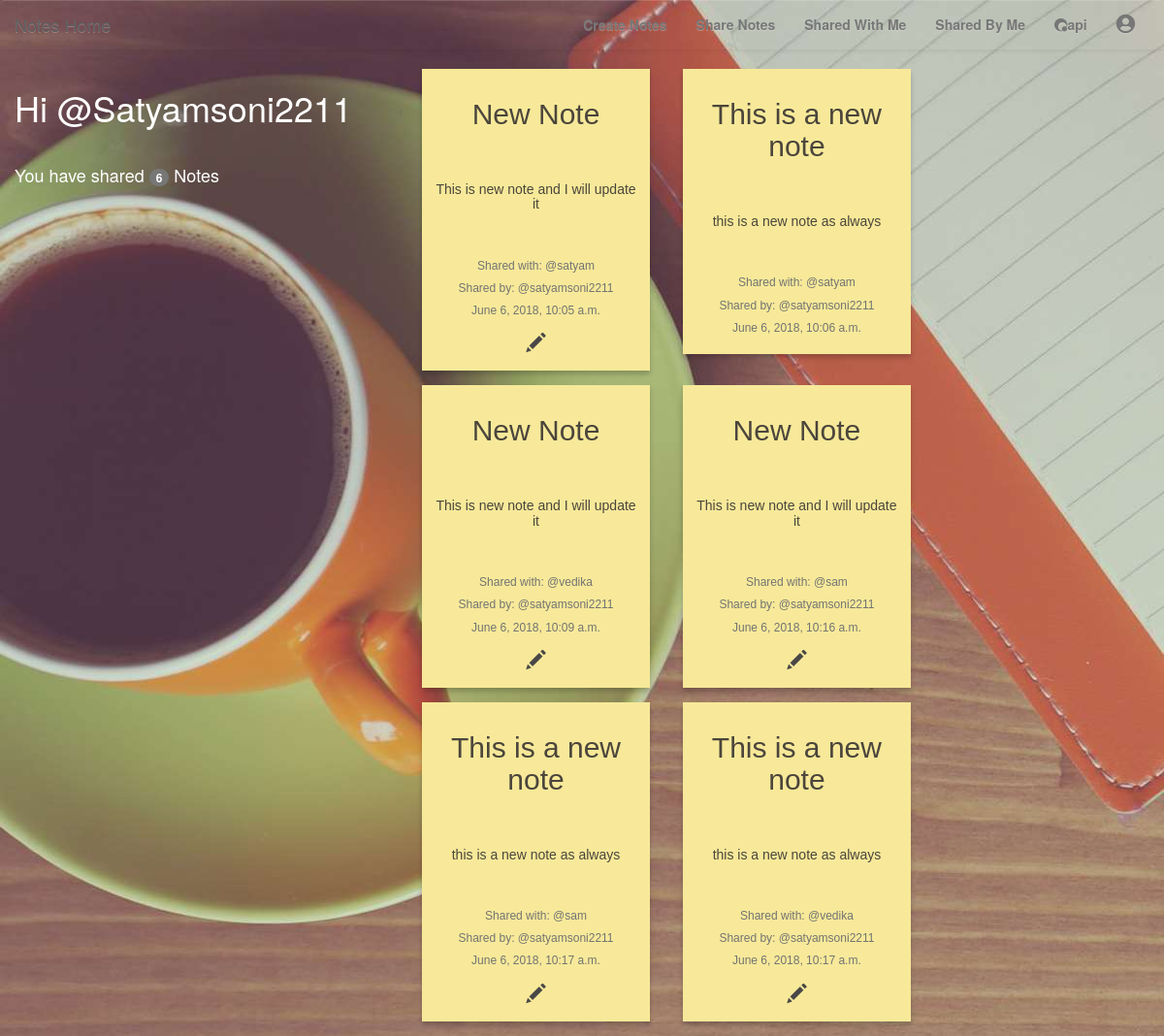
The page /notes/shared_by_me/ (signed in) on the database as committed earlier.
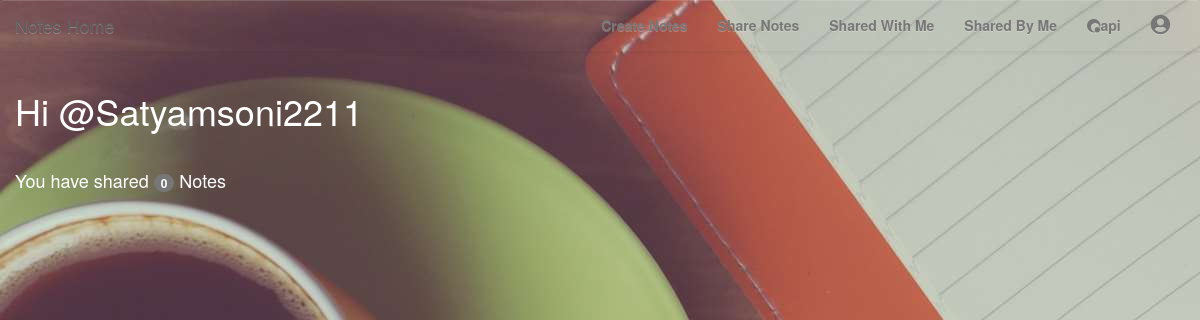
The same page on the database as committed later.
### notes/models.py (models this page shows, shortened)
class SharedNotes(models.Model):
    note = models.ForeignKey(Notes,related_name='shared_note', on_delete=models.CASCADE)
    user = models.ForeignKey(User,related_name='shared_user', on_delete=models.CASCADE)
    shared_by = models.CharField(max_length=30,null=True)
    shared_on = models.DateTimeField(auto_now=True)
    can_edit = models.BooleanField(default=False)
    class Meta:
        unique_together = ('note','user')

class Notes(models.Model):
    title = models.CharField(max_length=30)
    created = models.DateTimeField(auto_now=True)
    text = models.CharField(max_length=2000)
    user = models.ForeignKey(User,related_name='notes', on_delete=models.CASCADE)
    class Meta:
        ordering = ['-created']

### notes/views.py (the view)
class SharedByMe(LoginRequiredMixin,generic.ListView):
    model = SharedNotes
    template_name = 'notes/sharedbyme_list.html'
    def get_queryset(self):
        User = get_user_model()
        try:
            self.shared_notes = SharedNotes.objects.filter(shared_by__iexact=self.request.user.username)
        except User.DoesNotExist:
            raise Http404
        else:
            return self.shared_notes
    def get_context_data(self, **kwargs):
        context = super().get_context_data(**kwargs)
        context['shared_notes'] = self.shared_notes
        return context

### notes/templates/notes/sharedbyme_list.html
{% extends "base.html" %}
{% block content %}
	<div class="row">
		<div class="col-md-4">
			<h1 id='wh'>Hi @{{user.username|title}}</h1>
			<br>
			<h4 id='wh'>You have shared <span class="badge">{{shared_notes.all.count}}</span> Notes</h4>
		</div>
		<div class="col-md-8">
			{% for sharednote in object_list %}
				{% if sharednote.user.username != user.username  %}
					<div class="note-wrap note-white">
						<h2>{{sharednote.note.title}}</h2>
						<br>
						<h5>{{sharednote.note.text|safe}}</h5>
						<br>
						<h5 class="help-block" id='usertag'>Shared with: @{{sharednote.user.username}}</h5>
						<h5 class="help-block" id='usertag'>Shared by: @{{sharednote.shared_by}}</h5>
						<h5 class="help-block" id='usertag'>{{sharednote.shared_on}}</h5>
						{% if sharednote.can_edit is True %}
							<a href="{% url 'notes:update' pk=sharednote.note.pk %}">
								<span class="glyphicon glyphicon-pencil"></span>
							</a>
						{% endif %}
					</div>
				{% endif %}
			{% endfor %}
		</div>
	</div>
{% endblock %}

### templates/base.html (shortened to what this page needs)
<!DOCTYPE html>
<html>
<head>
	{% load static %}
	<link rel="stylesheet" href="https://maxcdn.bootstrapcdn.com/bootstrap/3.3.7/css/bootstrap.min.css">
	<link rel="stylesheet" href="https://maxcdn.bootstrapcdn.com/bootstrap/3.3.7/css/bootstrap-theme.min.css">
	<link href="{% static "css/codepen.css" %}" media="screen" rel="stylesheet" type="text/css">
	<link rel="stylesheet" href="{% static "css/master.css" %}">
	<link rel="stylesheet" href="{% static "css/stylish-portfolio.css" %}">
	<link rel="stylesheet" href="https://use.fontawesome.com/releases/v5.0.12/css/all.css">
	<link rel="stylesheet" href="//cdn.jsdelivr.net/npm/medium-editor@latest/dist/css/medium-editor.min.css" type="text/css" media="screen" charset="utf-8">
</head>
<body style="background-image:url({% static "images/login.jpg" %})">
	{% include "_navbar.html" %}
	<div class="container-fluid">
	{% block content %}
		{% endblock %}
	</div>
</body>
</html>

### templates/_navbar.html (shortened to what this page needs)
{% if user.is_authenticated %}
<nav class="navbar navbar-default" style="background:inherit;border:none;">
  <div class="container-fluid">
    <div class="navbar-header">
      <a class="navbar-brand" href="{% url 'notes:all' %}">Notes Home</a>
    </div>
    <div class="collapse navbar-collapse" id="bs-example-navbar-collapse-1">
      <ul class="nav navbar-nav navbar-right">
          <li><a href="{% url 'notes:create' %}"><strong>Create Notes</strong></a></li>
          <li><a href="{% url 'notes:sharenote' %}"><strong>Share Notes</strong></a></li>
          <li><a href="{% url  'notes:sharedwithmenotes' %}"><strong>Shared With Me</strong></a></li>
          <li><a href="{% url  'notes:sharedbymenotes' %}"><strong>Shared By Me</strong></a></li>
          <li><a href="{% url  'notesapi:notes-list' %}"><i class="fab fa-quinscape"></i><strong>api</strong></a></li>
          <li><a href="{% url 'accounts:logout' %}"><i class="fas fa-user-circle" style="font-size:20px"></i>
          </a></li>
      </ul>
    </div>
  </div>
</nav>
{% endif %}

### static/css/codepen.css (style rules this page uses)
* { -webkit-box-sizing: border-box; -moz-box-sizing: border-box; box-sizing: border-box; }

### static/css/master.css (style rules this page uses)
#wh { color: #ffff; }

### static/css/stylish-portfolio.css (style rules this page uses)
html, body { width: 100%; height: 100%; }
body { font-family: "Source Sans Pro","Helvetica Neue",Helvetica,Arial,sans-serif; }

Rows that differ between the two databases and show on the page:
removed SharedNotes: note "New Note", note.text "This is new note and I will update it", user.username "satyam", shared_by "satyamsoni2211", shared_on "June 6, 2018, 10:05 a.m.", can_edit True (drawn)
removed SharedNotes: note "This is a new note", note.text "this is a new note as always", user.username "satyam", shared_by "satyamsoni2211", shared_on "June 6, 2018, 10:06 a.m."
removed SharedNotes: note "New Note", note.text "This is new note and I will update it", user.username "vedika", shared_by "satyamsoni2211", shared_on "June 6, 2018, 10:09 a.m.", can_edit True (drawn)
removed SharedNotes: note "New Note", note.text "This is new note and I will update it", user.username "sam", shared_by "satyamsoni2211", shared_on "June 6, 2018, 10:16 a.m.", can_edit True (drawn)
removed SharedNotes: note "This is a new note", note.text "this is a new note as always", user.username "sam", shared_by "satyamsoni2211", shared_on "June 6, 2018, 10:17 a.m.", can_edit True (drawn)
removed SharedNotes: note "This is a new note", note.text "this is a new note as always", user.username "vedika", shared_by "satyamsoni2211", shared_on "June 6, 2018, 10:17 a.m.", can_edit True (drawn)
Other text that changed with them:
{{ shared_notes.all.count }}: "6" → "0"
